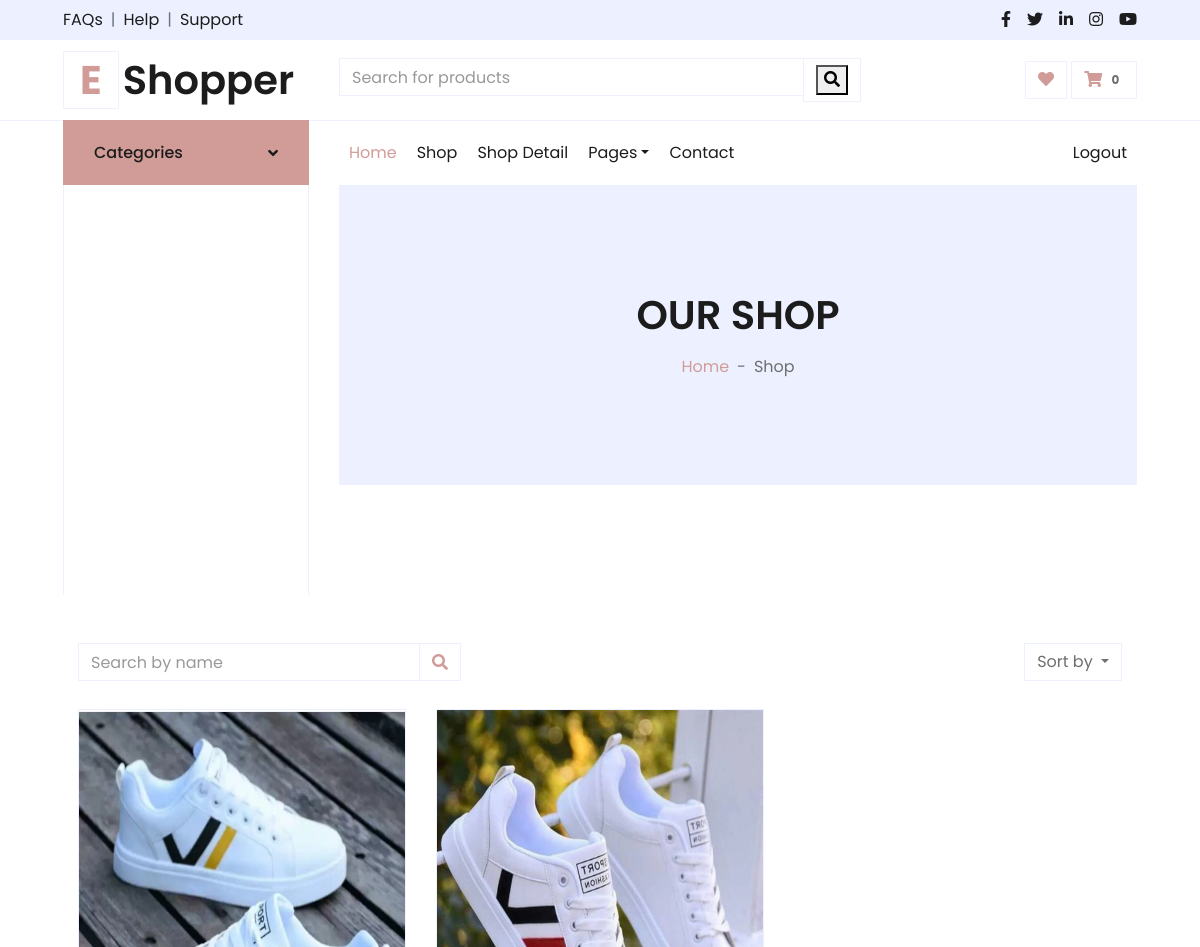
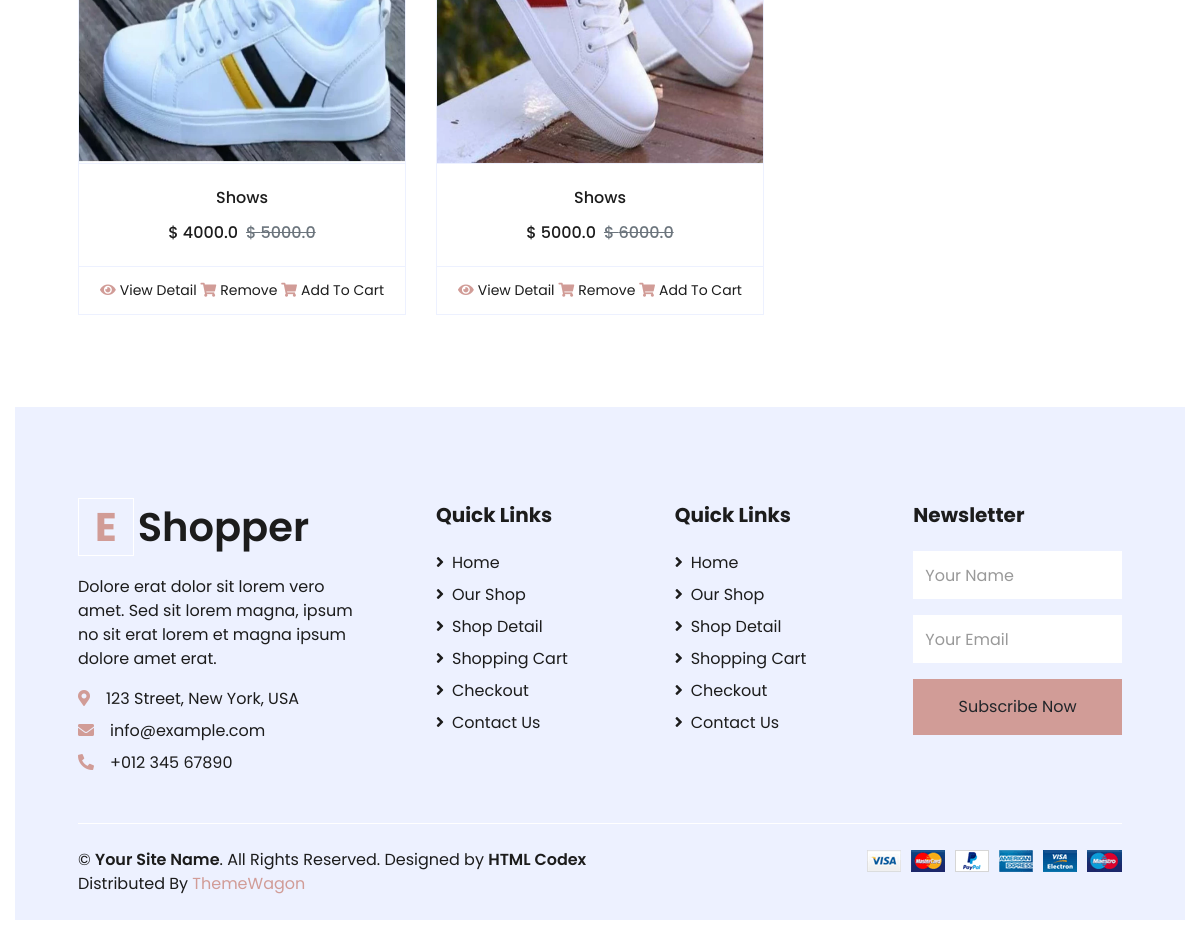
The page /wish_details (signed in) on the database its author committed (2 pictures, top to bottom).
### website/models.py (models this page shows)
class wishlist(models.Model):
    product_id = models.ForeignKey(product,on_delete=models.SET_NULL,blank=True,null=True)
    customer_id = models.ForeignKey(customer,on_delete=models.SET_NULL,blank=True,null=True)
    wish_date = models.DateField(auto_now=True)

### adminpanel/models.py (models this page shows)
class product(models.Model):
    product_name =models.CharField(max_length=200)
    product_old_price =models.FloatField()
    product_new_price =models.FloatField()
    product_category =models.ForeignKey(category,on_delete=models.CASCADE,related_name='cat')

class product_img(models.Model):
    product_Image_all = models.ImageField(upload_to='product/',blank=True,null=True)
    product_table = models.ForeignKey(product,on_delete=models.CASCADE,related_name='prod')

### website/views.py (the view)
# urls.py: path('wish_details',views.wish_detalis,name='wish_details'),
def wish_detalis(request):
    if request.session.has_key('customer_login'):
        wish_list = wishlist.objects.filter(customer_id_id = request.session['customer_login'])
        return render(request,'website/wishlist.html',{'wish_list':wish_list})
    else:
        return redirect('customer_login')

### templates/website/wishlist.html (shortened to what this page needs)
{% extends 'website/base.html' %}
{% load static %}
{% block content %}
<div class="container-fluid bg-secondary mb-12">
    <div class="d-flex flex-column align-items-center justify-content-center" style="min-height: 300px">
        <h1 class="font-weight-semi-bold text-uppercase mb-3">Our Shop</h1>
        <div class="d-inline-flex">
            <p class="m-0"><a href="">Home</a></p>
            <p class="m-0 px-2">-</p>
            <p class="m-0">Shop</p>
        </div>
    </div>
</div>
</div>
</div>
<div class="container-fluid pt-5">
    <div class="row px-xl-5">
        <div class="col-lg-12 col-md-12">
            <div class="row pb-3">
                <div class="col-12 pb-1">
                    <div class="d-flex align-items-center justify-content-between mb-4">
                        <form action="">
                            <div class="input-group">
                                <input type="text" class="form-control" placeholder="Search by name">
                                <div class="input-group-append">
                                    <span class="input-group-text bg-transparent text-primary">
                                        <i class="fa fa-search"></i>
                                    </span>
                                </div>
                            </div>
                        </form>
                        <div class="dropdown ml-4">
                            <button class="btn border dropdown-toggle" type="button" id="triggerId"
                                data-toggle="dropdown" aria-haspopup="true" aria-expanded="false">
                                Sort by
                            </button>
                        </div>
                    </div>
                </div>
                {% for i in wish_list %}
                <div class="col-lg-4 col-md-6 col-sm-12 pb-1">
                    <div class="card product-item border-0 mb-4">
                        <div
                            class="card-header product-img position-relative overflow-hidden bg-transparent border p-0">
                            <img class="img-fluid w-100" src="/media/{{i.product_id.prod.first.product_Image_all}}" alt="" style="width:300px; height: 400px;">
                        </div>
                        <div class="card-body border-left border-right text-center p-0 pt-4 pb-3">
                            <h6 class="text-truncate mb-3">{{i.product_id.product_name}}</h6>
                            <div class="d-flex justify-content-center">
                                <h6>$ {{i.product_id.product_new_price}}</h6>
                                <h6 class="text-muted ml-2"><del>$ {{i.product_id.product_old_price}}</del></h6>
                            </div>
                        </div>
                        <div class="card-footer d-flex justify-content-between bg-light border">
                            <a href="{% url 'product_details' i.product_id.id %}" class="btn btn-sm text-dark p-0"><i
                                    class="fas fa-eye text-primary mr-1"></i>View
                                Detail</a>
                            <a href="{% url 'wish_remove' i.id %}" class="btn btn-sm text-dark p-0"><i
                                    class="fas fa-shopping-cart text-primary mr-1"></i>Remove</a>
                            <a href="" class="btn btn-sm text-dark p-0"><i
                                    class="fas fa-shopping-cart text-primary mr-1"></i>Add To Cart</a>
                        </div>
                    </div>
                </div>
                {% endfor %}
            </div>
        </div>
    </div>
</div>
{% endblock %}

### rows shown on the page
wishlist: product_id.prod.first.product_Image_all (picture), product_id.product_name "Shows", product_id.product_new_price "4000.0", product_id.product_old_price "5000.0"
wishlist: product_id.prod.first.product_Image_all (picture), product_id.product_name "Shows", product_id.product_new_price "5000.0", product_id.product_old_price "6000.0"

### other values the page prints
{{ request.session.cart.keys | length }} "0"
